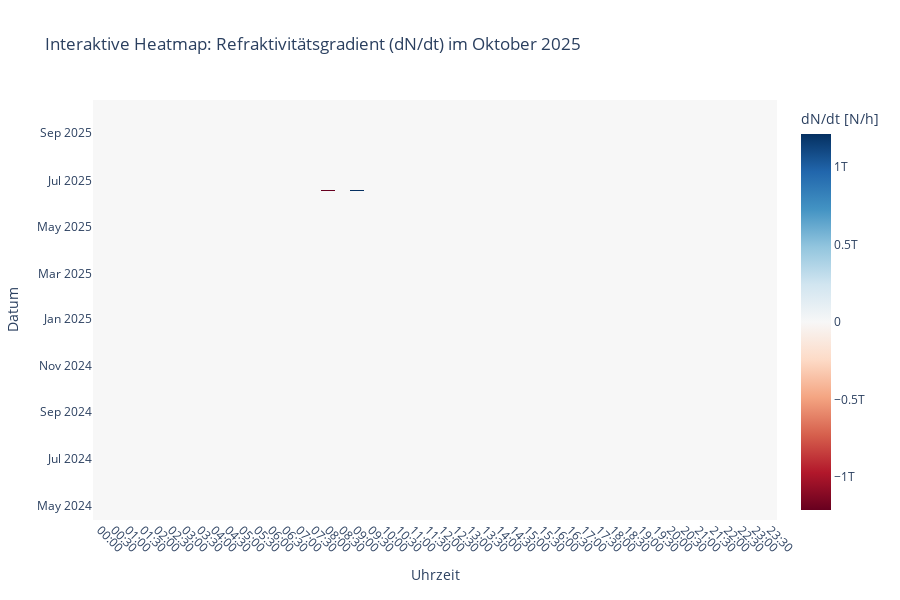

Notebook code cell kept with this figure:
### Code cell
import plotly.express as px

# Prüfe, ob die Spalten datetime.time-Objekte sind, und wandle sie ggf. um
if not isinstance(heatmap_data.columns[0], str):
    heatmap_data.columns = [t.strftime('%H:%M') for t in heatmap_data.columns]

# Falls Index kein String ist, umwandeln
if not isinstance(heatmap_data.index[0], str):
    heatmap_data.index = heatmap_data.index.astype(str)

fig = px.imshow(
    heatmap_data,
    labels=dict(x="Uhrzeit", y="Datum", color="dN/dt [N/h]"),
    x=heatmap_data.columns,
    y=heatmap_data.index,
    color_continuous_scale='RdBu',
    origin='lower',
    aspect='auto',
    title='Interaktive Heatmap: Refraktivitätsgradient (dN/dt) im Oktober 2025'
)

fig.update_layout(
    xaxis=dict(tickangle=45),
    height=600,
    width=900
)

fig.show()

### Figure 1 — Plotly figure (JSON) as saved in the notebook; plotly's stock layout.template omitted (floating-point values rounded to 4 significant figures; data arrays with more than 128 entries replaced by an {"elided": "..."} marker saying what was removed)
{"data": [{"coloraxis": "coloraxis", "name": "0", "x": ["00:00", "00:30", "01:00", "01:30", "02:00", "02:30", "03:00", "03:30", "04:00", "04:30", "05:00", "05:30", "06:00", "06:30", "07:00", "07:30", "08:00", "08:30", "09:00", "09:30", "10:00", "10:30", "11:00", "11:30", "12:00", "12:30", "13:00", "13:30", "14:00", "14:30", "15:00", "15:30", "16:00", "16:30", "17:00", "17:30", "18:00", "18:30", "19:00", "19:30", "20:00", "20:30", "21:00", "21:30", "22:00", "22:30", "23:00", "23:30"], "y": {"elided": "550 str values"}, "z": {"elided": "550x48 float values"}, "type": "heatmap", "xaxis": "x", "yaxis": "y", "hovertemplate": "Uhrzeit: %{x}<br>Datum: %{y}<br>dN/dt [N/h]: %{z}<extra></extra>"}], "layout": {"xaxis": {"anchor": "y", "domain": [0.0, 1.0], "title": {"text": "Uhrzeit"}, "tickangle": 45}, "yaxis": {"anchor": "x", "domain": [0.0, 1.0], "autorange": true, "title": {"text": "Datum"}}, "coloraxis": {"colorbar": {"title": {"text": "dN/dt [N/h]"}}, "colorscale": [[0.0, "rgb(103,0,31)"], [0.1, "rgb(178,24,43)"], [0.2, "rgb(214,96,77)"], [0.3, "rgb(244,165,130)"], [0.4, "rgb(253,219,199)"], [0.5, "rgb(247,247,247)"], [0.6, "rgb(209,229,240)"], [0.7, "rgb(146,197,222)"], [0.8, "rgb(67,147,195)"], [0.9, "rgb(33,102,172)"], [1.0, "rgb(5,48,97)"]]}, "title": {"text": "Interaktive Heatmap: Refraktivitätsgradient (dN/dt) im Oktober 2025"}, "height": 600, "width": 900}}
